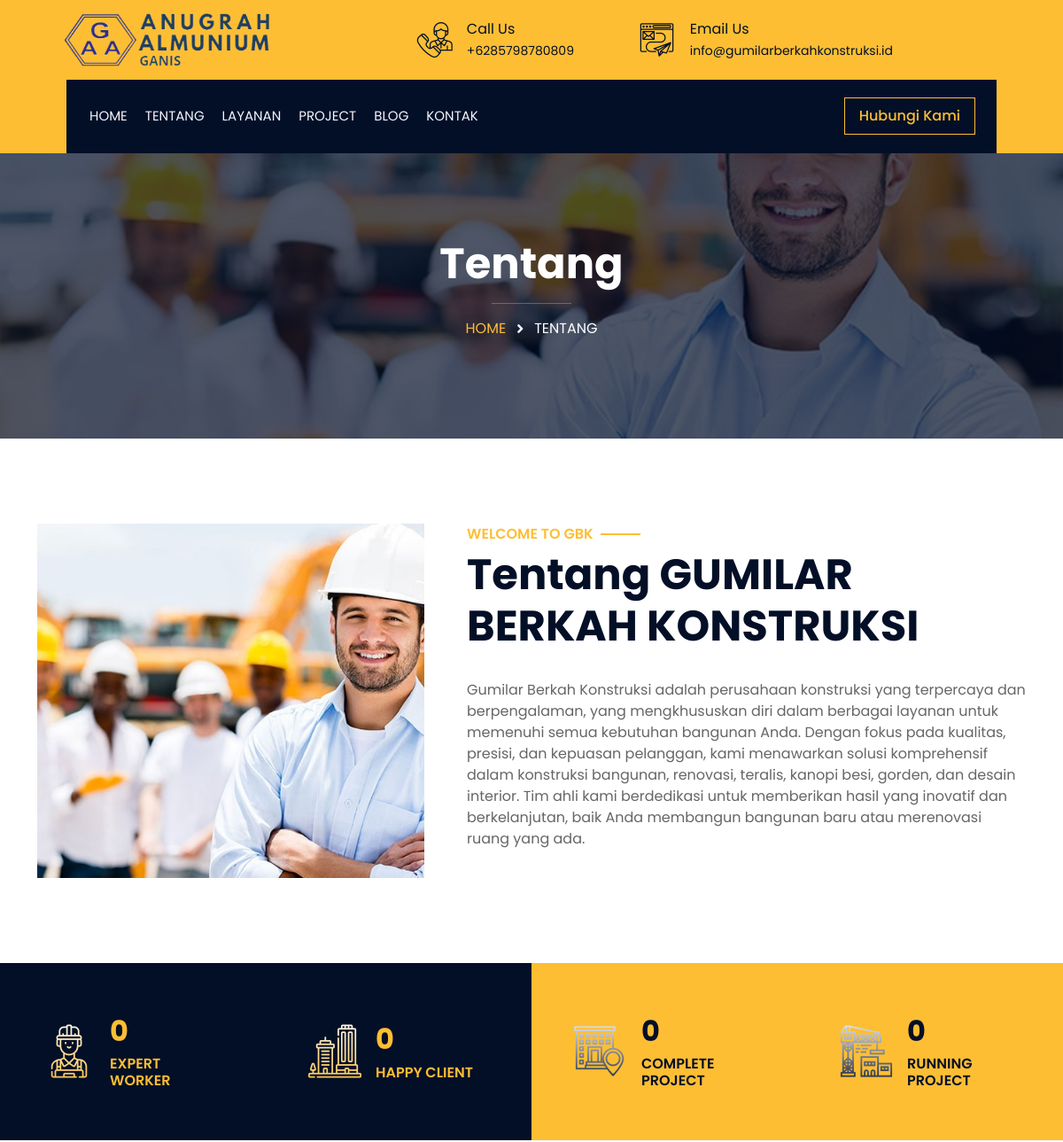
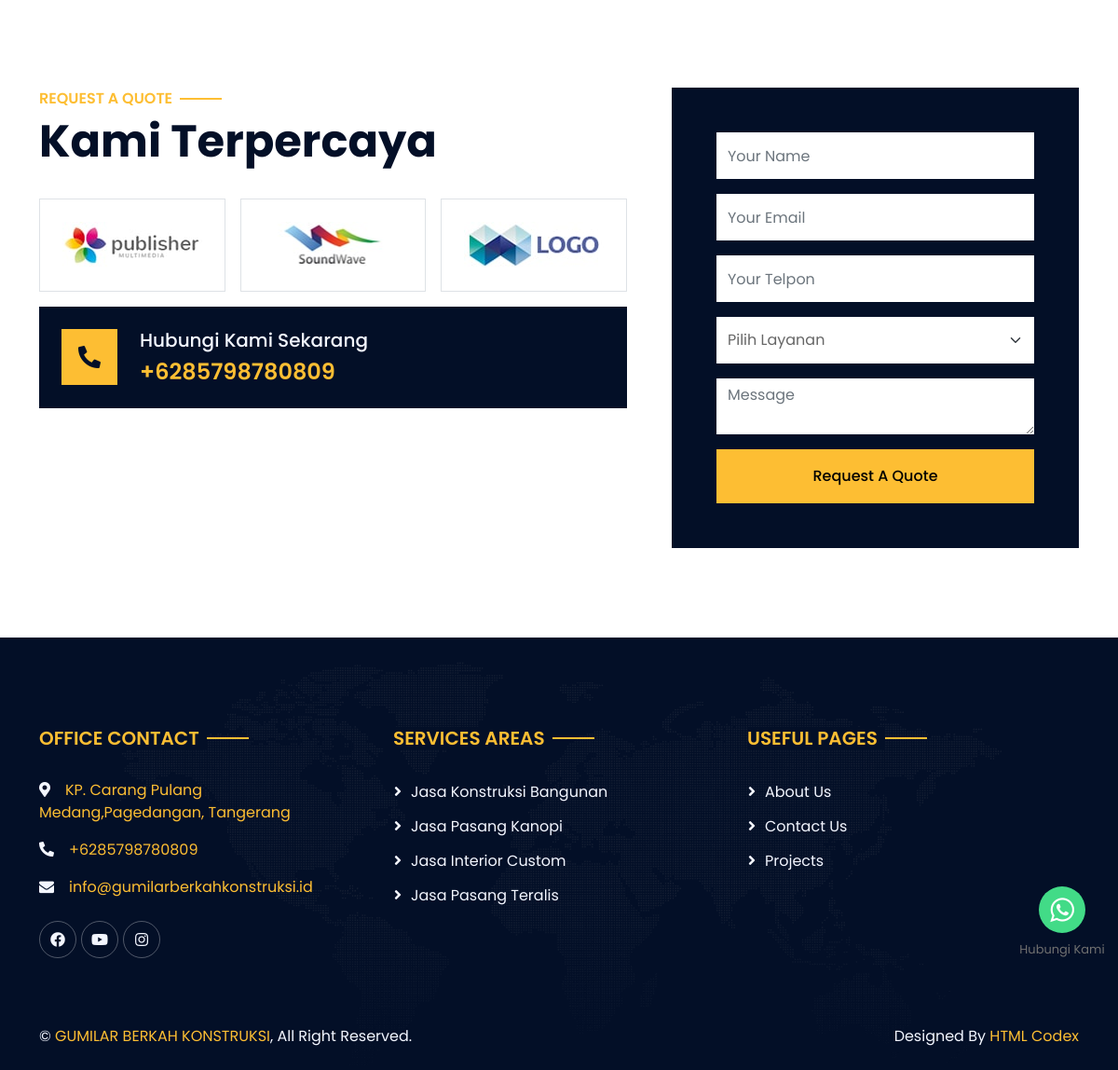
The app's page /index.php/about with its own data (2 pictures, top to bottom).
### tables this page shows
CREATE TABLE `whatsap_navigasi` (
  `id` int NOT NULL,
  `no` varchar(20) NOT NULL,
  `link` varchar(225) NOT NULL,
  `text_title` varchar(50) NOT NULL,
  `pesan` text NOT NULL
);

CREATE TABLE `set_app` (
  `id` int NOT NULL,
  `nama_web` varchar(100) NOT NULL,
  `tentang` text NOT NULL,
  `notlp` varchar(20) NOT NULL,
  `email` varchar(50) NOT NULL,
  `lokasi` varchar(255) NOT NULL,
  `title` varchar(100) NOT NULL,
  `map` text NOT NULL,
  `alamat` text NOT NULL,
  `logo` varchar(100) NOT NULL,
  `favicon` varchar(100) NOT NULL,
  `site` varchar(50) NOT NULL,
  `keyword` text NOT NULL,
  `kota` varchar(100) NOT NULL,
  `provinsi` varchar(100) NOT NULL,
  `pos` int NOT NULL
);

CREATE TABLE `s_about` (
  `id` int NOT NULL,
  `heading_1` varchar(160) NOT NULL,
  `heading_2` varchar(160) NOT NULL,
  `text` text NOT NULL,
  `images` varchar(100) NOT NULL
);

CREATE TABLE `quote` (
  `id` int NOT NULL,
  `title` varchar(100) NOT NULL,
  `file` varchar(190) NOT NULL
);

CREATE TABLE `s_service` (
  `id` int NOT NULL,
  `title` varchar(160) NOT NULL,
  `body` longtext NOT NULL,
  `images` varchar(225) NOT NULL,
  `slug` varchar(225) NOT NULL,
  `seo_title` varchar(160) NOT NULL,
  `seo_deskripsi` varchar(190) NOT NULL,
  `seo_keyword` varchar(225) NOT NULL,
  `file` varchar(100) NOT NULL
);

### application/views/web/section/quote.php (the view, shortened to what the rows shown need)
<link rel="stylesheet" type="text/css" href="https://cdnjs.cloudflare.com/ajax/libs/toastr.js/latest/css/toastr.min.css">
<div class="container-fluid py-5">
    <div class="container">
        <div class="row g-5">
            <div class="col-lg-7">
                <div class="section-header text-start pb-4 wow fadeIn" data-wow-delay="0.1s">
                    <h1 class="display-5">Kami Terpercaya</h1>
                </div>
                <div class="row g-3">
                    <?php foreach ($vendor as $ven): ?>
                        <div class="col-6 col-md-4 wow fadeIn" data-wow-delay="0.2s">
                            <div class="border p-4">
                                <img class="img-fluid" src="<?= base_url('assets/upload/img/') . $ven->file ?>" alt="<?= $ven->title ?>">
                            </div>
                        </div>
                    <?php endforeach ?>
                </div>
                <div class="bg-dark d-flex align-items-center p-4 mt-3 wow fadeIn" data-wow-delay="0.8s">
                    <div class="ps-4">
                        <a href="tel:+<?= AppIdentitas('tlp') ?>" target=" _blank" rel="noopener noreferrer">
                            <h4 class="text-primary mb-0">+<?= AppIdentitas('tlp') ?></h4>
                        </a>
                    </div>
                </div>
            </div>
        </div>
    </div>
</div>

### application/views/component/web/navbar.php (shortened to what the rows shown need)
<link rel="stylesheet" href="https://maxcdn.bootstrapcdn.com/font-awesome/4.5.0/css/font-awesome.min.css">
<div class="floating_btn">
    <a target="_blank" href="<?= base_url('whatsapp/navigasi') ?>" target="_blank">
        <div class="contact_icon">
        </div>
    </a>
    <p class="text_icon"><?= whatsappNav('title') ?></p>
</div>
<div class="wrapper">
    <div class="container-fluid bg-primary">
        <div class="row align-items-center top-bar">
            <div class="col-lg-4 col-md-12 text-center text-lg-start">
                <a href="#" class="navbar-brand m-0 p-0">
                    <img class="display-6 me-3" style="height:100px;" src="<?= base_url('assets/upload/img/') . AppIdentitas('logo') ?>" alt="Logo">
                </a>
            </div>
            <div class="col-lg-8 col-md-7 d-none d-lg-block">
                <div class="row">
                    <div class="col-4">
                        <div class="d-flex align-items-center justify-content-end text-dark">
                            <div class="ps-3">
                                <p class="mb-0">Call Us</p>
                                <small>+<?= AppIdentitas('tlp') ?></small>
                            </div>
                        </div>
                    </div>
                    <div class="col-6">
                        <div class="d-flex align-items-center justify-content-end text-dark">
                            <div class="ps-3">
                                <p class="mb-0">Email Us</p>
                                <small><?= AppIdentitas('email') ?></small>
                            </div>
                        </div>
                    </div>
                </div>
            </div>
        </div>
    </div>

### application/views/web/section/about.php (shortened to what the rows shown need)
<div class="container-fluid py-5">
    <div class="container">
        <div class="row g-5">
            <div class="col-lg-5 col-md-6 wow fadeIn" data-wow-delay="0.1s" style="min-height: 400px;">
                <div class="position-relative h-100">
                    <img class="position-absolute w-100 h-100" src="<?= htmlentities(base_url('assets/upload/img/') . $about['images'], ENT_QUOTES)  ?>" style="object-fit: cover;" alt="<?= $about['heading_2'] ?>">
                </div>
            </div>
            <div class="col-lg-7 col-md-6 wow fadeIn" data-wow-delay="0.5s">
                <div class="section-header text-start pb-4">
                    <h6 class="bg-white px-2 fw-semi-bold text-uppercase text-primary"><?= $about['heading_1'] ?></h6>
                    <h1 class="display-5"><?= $about['heading_2'] ?></h1>
                </div>
                <p><?= $about['text'] ?></p>
            </div>
        </div>
    </div>
</div>

### application/views/component/web/footer.php (shortened to what the rows shown need)
<?php $this->db->limit(5);
$query = $this->db->get('s_service')->result();
?>
<div class="container-fluid bg-dark text-light footer pt-5 mt-5 wow fadeIn" data-wow-delay="0.1s">
    <div class="container py-5">
        <div class="row gy-5">
            <div class="col-md-6 col-lg-4">
                <p><i class="fas fa-map-marker-alt me-3"></i><a href="<?= AppIdentitas('lokasi') ?>"><?= AppIdentitas('alamat') ?></a></p>
                <p><i class="fas fa-phone-alt me-3"></i><a href="tel:">+<?= AppIdentitas('tlp') ?></a></p>
                <p><i class="fa fa-envelope me-3"></i><a href="mailto:<?= AppIdentitas('email') ?>" class="__cf_email__"><?= AppIdentitas('email') ?></a></p>
            </div>
            <div class="col-md-6 col-lg-4">
                <div class="section-header text-start pb-4">
                    <h6 class="h5 bg-dark px-2 fw-semi-bold text-uppercase text-primary">Services Areas</h6>
                </div>
                <?php foreach ($query as $q): ?>
                    <a class="btn btn-link" href="<?= base_url('jasa/') . $q->slug ?>"><?= $q->title ?></a>
                <?php endforeach ?>
            </div>
        </div>
    </div>
    <div class="container py-4">
        <div class="row">
            <div class="col-md-6 text-center text-md-start">
                <p class="m-md-0">&copy; <a href="#"><?= AppIdentitas('nama_web') ?></a>, All Right Reserved.</p>
            </div>
        </div>
    </div>
</div>
</div>

### records on screen
whatsap_navigasi: text_title "Hubungi Kami"
set_app: logo (picture), notlp "6285798780809", email "info@gumilarberkahkonstruksi.id", alamat "KP. Carang Pulang Medang,Pagedangan, Tangerang", nama_web "GUMILAR BERKAH KONSTRUKSI"
s_about: images (picture), heading_1 "WELCOME TO GBK", heading_2 "Tentang GUMILAR BERKAH KONSTRUKSI", text "Gumilar Berkah Konstruksi adalah perusahaan konstruksi yang terpercaya dan berpengalaman, yang mengkhususkan diri dalam berbagai layanan untuk memenuhi semua kebutuhan bangunan Anda. Dengan fokus pada kualitas, presisi, dan kepuasan pelanggan, kami menawarkan solusi komprehensif dalam konstruksi bangunan, renovasi, teralis, kanopi besi, gorden, dan desain interior. Tim ahli kami berdedikasi untuk memberikan hasil yang inovatif dan berkelanjutan, baik Anda membangun bangunan baru atau merenovasi ruang yang ada."
quote: file+title (picture)
quote: file+title (picture)
quote: file+title (picture)
s_service: title "Jasa Konstruksi Bangunan"
s_service: title "Jasa Pasang Kanopi"
s_service: title "Jasa Interior Custom"
s_service: title "Jasa Pasang Teralis"

### other values on screen
$breadcrumb['title'] "Tentang"
$breadcrumb['title'] "TENTANG"
$visit "0"
$jml_testi "0"
$jmlprj "0"
$jmlprjr "0"
